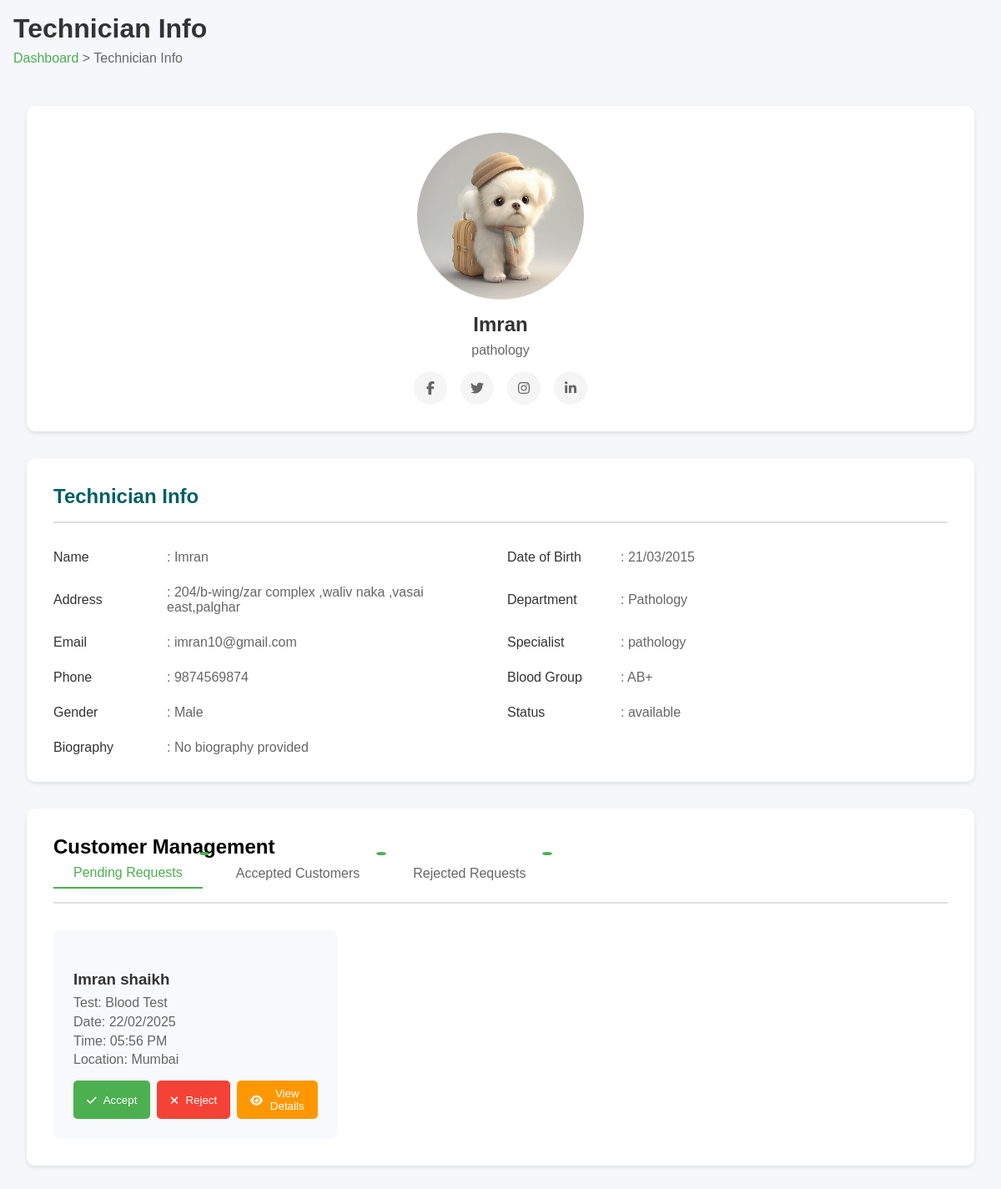
The app's page /technician-dashboard (signed in) with its own data.
### app.py (models this page shows)
class Technician(db.Model):
    __tablename__ = 'technician'
    id = db.Column(db.Integer, primary_key=True)
    name = db.Column(db.String(100), nullable=False)
    email = db.Column(db.String(120), unique=True, nullable=False)
    password = db.Column(db.String(200), nullable=False)
    phone = db.Column(db.String(15))
    address = db.Column(db.Text)
    department = db.Column(db.String(50))
    specialist = db.Column(db.String(50))
    workplace = db.Column(db.String(100))
    locations = db.Column(db.Text)  # Comma-separated list of locations
    blood_group = db.Column(db.String(5))
    gender = db.Column(db.String(10))
    dob = db.Column(db.Date)
    biography = db.Column(db.Text)
    photo_url = db.Column(db.String(200))
    status = db.Column(db.String(20), default='available')
    created_at = db.Column(db.DateTime, default=datetime.utcnow)
    assignments = db.relationship('Booking', backref='technician', lazy=True)
    notifications = db.relationship('Notification', backref='technician', lazy=True)

class Booking(db.Model):
    __tablename__ = 'booking'
    id = db.Column(db.Integer, primary_key=True)
    customer_id = db.Column(db.Integer, db.ForeignKey('customer.id'), nullable=False)
    technician_id = db.Column(db.Integer, db.ForeignKey('technician.id'))
    test_type = db.Column(db.String(50), nullable=False)
    date_time = db.Column(db.DateTime, nullable=False)
    location = db.Column(db.String(100), nullable=False)
    status = db.Column(db.String(20), default='pending')
    notes = db.Column(db.Text)
    created_at = db.Column(db.DateTime, default=datetime.utcnow)
    updated_at = db.Column(db.DateTime, onupdate=datetime.utcnow)

class Customer(db.Model):
    __tablename__ = 'customer'
    id = db.Column(db.Integer, primary_key=True)
    name = db.Column(db.String(100), nullable=False)
    email = db.Column(db.String(120), unique=True, nullable=False)
    password = db.Column(db.String(200), nullable=False)
    phone = db.Column(db.String(15))
    address = db.Column(db.Text)
    gender = db.Column(db.String(10))
    dob = db.Column(db.Date)
    blood_group = db.Column(db.String(5))
    photo_url = db.Column(db.String(200))
    emergency_contact = db.Column(db.String(15))
    created_at = db.Column(db.DateTime, default=datetime.utcnow)
    bookings = db.relationship('Booking', backref='customer', lazy=True)
    notifications = db.relationship('Notification', backref='customer', lazy=True)

### app.py (the view, shortened to what this page needs)
@app.route('/technician-dashboard')
def technician_dashboard():
    if 'user_id' not in session or session['user_type'] != 'technician':
        flash('Please login first', 'error')
        return redirect(url_for('technician_login'))
    technician = Technician.query.get_or_404(session['user_id'])
    pending_bookings = Booking.query.filter_by(
        technician_id=technician.id,
        status='pending'
    ).order_by(Booking.created_at.desc()).all()
    accepted_bookings = Booking.query.filter_by(
        technician_id=technician.id,
        status='accepted'
    ).order_by(Booking.created_at.desc()).all()
    rejected_bookings = Booking.query.filter_by(
        technician_id=technician.id,
        status='rejected'
    ).order_by(Booking.created_at.desc()).all()
    if not any([pending_bookings, accepted_bookings, rejected_bookings]):
        flash('No bookings found', 'info')
    return render_template('technician-dashboard.html',
                         technician=technician,
                         pending_bookings=pending_bookings,
                         accepted_bookings=accepted_bookings,
                         rejected_bookings=rejected_bookings)

### templates/technician-dashboard.html (shortened to what this page needs)
<!DOCTYPE html>
<html lang="en">
<head>
    <link rel="stylesheet" href="static/css/dashboard.css">
</head>
<body>
    <div class="dashboard-wrapper">
        <div class="dashboard-header">
            <h1>Technician Info</h1>
            <div class="breadcrumb">
                <a href="/technician-dashboard">Dashboard</a> > Technician Info
            </div>
        </div>
        <div class="dashboard-content">
            <div class="profile-card">
                <div class="profile-image">
                    <img src="{{ technician.photo_url or '/static/images/default-profile.png' }}" alt="Profile Photo">
                </div>
                <h2>{{ technician.name }}</h2>
                <p class="designation">{{ technician.specialist }}</p>
                <div class="social-links">
                    <a href="#" class="social-link"><i class="fab fa-facebook-f"></i></a>
                    <a href="#" class="social-link"><i class="fab fa-twitter"></i></a>
                    <a href="#" class="social-link"><i class="fab fa-instagram"></i></a>
                    <a href="#" class="social-link"><i class="fab fa-linkedin-in"></i></a>
                </div>
            </div>
            <div class="info-card">
                <h2>Technician Info</h2>
                <div class="info-grid">
                    <div class="info-row">
                        <div class="info-label">Name</div>
                        <div class="info-value">: {{ technician.name }}</div>
                        <div class="info-label">Date of Birth</div>
                        <div class="info-value">: {{ technician.dob.strftime('%d/%m/%Y') }}</div>
                    </div>
                    <div class="info-row">
                        <div class="info-label">Address</div>
                        <div class="info-value">: {{ technician.address or 'Not provided' }}</div>
                        <div class="info-label">Department</div>
                        <div class="info-value">: {{ technician.department }}</div>
                    </div>
                    <div class="info-row">
                        <div class="info-label">Email</div>
                        <div class="info-value">: {{ technician.email }}</div>
                        <div class="info-label">Specialist</div>
                        <div class="info-value">: {{ technician.specialist }}</div>
                    </div>
                    <div class="info-row">
                        <div class="info-label">Phone</div>
                        <div class="info-value">: {{ technician.phone }}</div>
                        <div class="info-label">Blood Group</div>
                        <div class="info-value">: {{ technician.blood_group }}</div>
                    </div>
                    <div class="info-row">
                        <div class="info-label">Gender</div>
                        <div class="info-value">: {{ technician.gender }}</div>
                        <div class="info-label">Status</div>
                        <div class="info-value status-{{ technician.status.lower() }}">: {{ technician.status }}</div>
                    </div>
                    <div class="info-row full-width">
                        <div class="info-label">Biography</div>
                        <div class="info-value">: {{ technician.biography or 'No biography provided' }}</div>
                    </div>
                </div>
            </div>
            <div class="customer-card">
                <h2>Customer Management</h2>
                <div class="customer-tabs">
                    <button class="tab-btn active" data-tab="pending">Pending Requests</button>
                    <button class="tab-btn" data-tab="accepted">Accepted Customers</button>
                    <button class="tab-btn" data-tab="rejected">Rejected Requests</button>
                </div>
                <div class="tab-content active" id="pending">
                    <div class="customer-grid">
                        {% for booking in pending_bookings %}
                        <div class="customer-request-card">
                            <div class="customer-info">
                                <h3>{{ booking.customer.name }}</h3>
                                <p class="test-type">Test: {{ booking.test_type }}</p>
                                <p class="date-time">Date: {{ booking.date_time.strftime('%d/%m/%Y') }}</p>
                                <p class="date-time">Time: {{ booking.date_time.strftime('%I:%M %p') }}</p>
                                <p class="location">Location: {{ booking.location }}</p>
                            </div>
                            <div class="action-buttons">
                                <button class="accept-btn" onclick="handleBooking('accept', '{{ booking.id }}')">
                                    <i class="fas fa-check"></i> Accept
                                </button>
                                <button class="reject-btn" onclick="handleBooking('reject', '{{ booking.id }}')">
                                    <i class="fas fa-times"></i> Reject
                                </button>
                                <button class="view-btn" onclick="viewCustomerDetails('{{ booking.customer.id }}')">
                                    <i class="fas fa-eye"></i> View Details
                                </button>
                            </div>
                        </div>
                        {% endfor %}
                    </div>
                </div>
            </div>
        </div>
    </div>
</body>
</html>

### static/css/dashboard.css (style rules this page uses)
* { margin: 0; padding: 0; box-sizing: border-box; font-family: 'Arial', sans-serif; }
body { margin: 0; padding: 0; font-family: Arial, sans-serif; background: #f5f7fa; min-height: 100vh; }
.dashboard-wrapper { padding: 2rem; max-width: 1200px; margin: 0 auto; }
.dashboard-header { margin-bottom: 2rem; }
.dashboard-header h1 { font-size: 2rem; color: #333; margin-bottom: 0.5rem; }
.breadcrumb { color: #666; }
.breadcrumb a { color: #4CAF50; text-decoration: none; }
.profile-card, .info-card { animation: fadeIn 0.5s ease-out; }
.profile-card { background: white; border-radius: 10px; padding: 2rem; text-align: center; margin-bottom: 2rem; box-shadow: 0 2px 5px rgba(0,0,0,0.1); }
.profile-image { width: 200px; height: 200px; margin: 0 auto 1rem; border-radius: 50%; overflow: hidden; }
.profile-image img { width: 100%; height: 100%; object-fit: cover; }
.profile-card h2 { color: #333; margin-bottom: 0.5rem; }
.designation { color: #666; margin-bottom: 1rem; }
.social-links { display: flex; justify-content: center; gap: 1rem; margin-top: 1rem; }
.social-link { width: 40px; height: 40px; border-radius: 50%; background: #f5f5f5; display: flex; align-items: center; justify-content: center; color: #666; text-decoration: none; transition: all 0.3s ease; }
.info-card { background: white; border-radius: 10px; padding: 2rem; box-shadow: 0 2px 5px rgba(0,0,0,0.1); }
.info-card h2 { color: #006064; margin-bottom: 2rem; padding-bottom: 1rem; border-bottom: 2px solid #e0e0e0; }
.info-grid { display: grid; gap: 1.5rem; }
.info-row { display: grid; grid-template-columns: auto 1fr auto 1fr; gap: 1rem; align-items: center; }
.info-row.full-width { grid-template-columns: auto 1fr; }
.info-label { color: #333; font-weight: 500; min-width: 120px; }
.info-value { color: #666; }
.customer-card { background: white; border-radius: 10px; padding: 2rem; margin-top: 2rem; box-shadow: 0 2px 5px rgba(0,0,0,0.1); }
.customer-tabs { display: flex; gap: 1rem; margin-bottom: 2rem; border-bottom: 2px solid #e0e0e0; padding-bottom: 1rem; }
.tab-btn { padding: 0.5rem 1.5rem; border: none; background: none; cursor: pointer; font-size: 1rem; color: #666; transition: all 0.3s ease; }
.tab-btn.active { color: #4CAF50; border-bottom: 2px solid #4CAF50; }
.tab-content { display: none; }
.tab-content.active { display: block; }
.customer-grid { display: grid; gap: 1.5rem; grid-template-columns: repeat(auto-fill, minmax(300px, 1fr)); }
.customer-request-card { background: #f8f9fa; border-radius: 8px; padding: 1.5rem; transition: transform 0.2s; }
.customer-info h3 { color: #333; margin-bottom: 0.5rem; }
.customer-info p { color: #666; margin-bottom: 0.3rem; }
.action-buttons { display: flex; gap: 0.5rem; margin-top: 1rem; }
.accept-btn, .reject-btn, .complete-btn, .view-btn { padding: 0.5rem 1rem; border: none; border-radius: 5px; cursor: pointer; display: flex; align-items: center; gap: 0.5rem; transition: background 0.3s ease; }
.accept-btn { background: #4CAF50; color: white; }
.reject-btn { background: #f44336; color: white; }
.view-btn { background: #ff9800; color: white; }
.customer-request-card { position: relative; padding-top: 3rem; }
.customer-tabs .tab-btn { position: relative; }
.customer-tabs .tab-btn::after { content: attr(data-count); position: absolute; top: -8px; right: -8px; background: #4CAF50; color: white; border-radius: 50%; padding: 2px 6px; font-size: 0.7rem; }
@media screen and (max-width: 1200px) { .dashboard-wrapper { padding: 1rem; } }
@media screen and (max-width: 1200px) { .dashboard-content { padding: 1rem; } }
@media screen and (max-width: 1200px) { .customer-grid, .assignments-grid { grid-template-columns: repeat(auto-fill, minmax(280px, 1fr)); } }

### records on screen
Technician: photo_url (picture), name "Imran", specialist "pathology", dob "21/03/2015", address "204/b-wing/zar complex ,waliv naka ,vasai east,palghar", department "Pathology", email "imran10@gmail.com", phone "9874569874", blood_group "AB+", gender "Male", status "available", biography "No biography provided"
Booking: customer.name "Imran shaikh", test_type "Blood Test", date_time "22/02/2025", date_time "05:56 PM", location "Mumbai"
